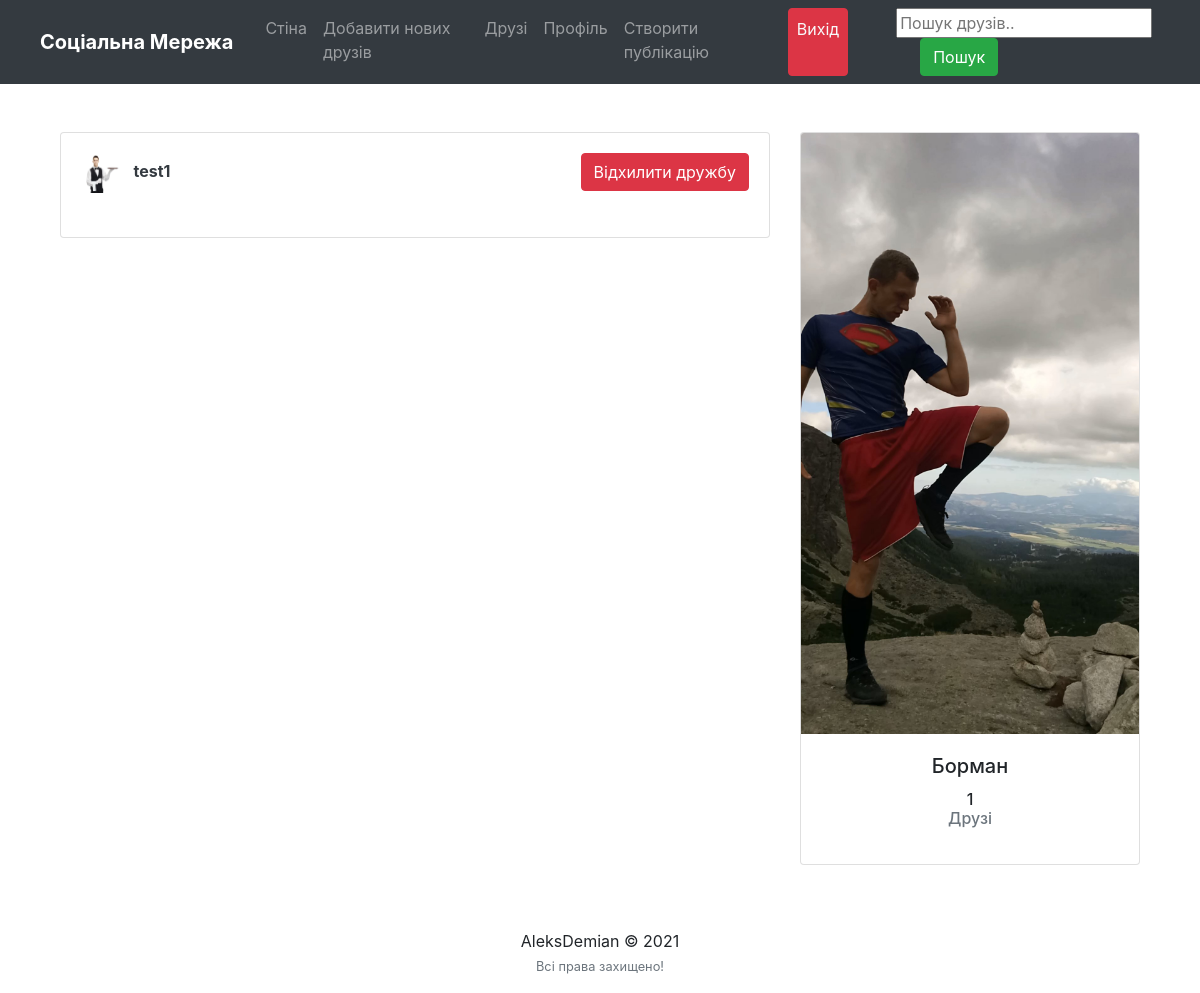
The page /friends/ (signed in) on the database its author committed.
### users/models.py (models this page shows)
class Profile(models.Model):
    user = models.OneToOneField(User, on_delete=models.CASCADE)
    image = models.ImageField(default='default.png', upload_to='profile_pics')
    slug = AutoSlugField(populate_from='user')
    bio = models.CharField(max_length=255, blank=True)
    friends = models.ManyToManyField('Profile', blank=True)
    def __str__(self):
        return str(self.user.username)
    def get_absolute_url(self):
        return '/users/{}'.format(self.slug)

### users/views.py (the view)
# urls.py: path('friends/', user_views.friend_list, name='friend_list'),
def friend_list(request):
    p = request.user.profile
    friends = p.friends.all()
    context = {
        'friends': friends
    }
    return render(request, 'users/friend_list.html', context)

### users/templates/users/friend_list.html (shortened to what this page needs)
{% extends "feed/layout.html" %} {% load static %}
{% block searchform %}
<form
        class="form-inline my-2 my-lg-0 ml-5"
        action="{% url 'search_users' %}"
        method="get"
>
  <input name="q" type="text" placeholder="Пошук друзів.." />
  <button class="btn btn-success my-2 my-sm-0 ml-4" type="submit">
    Пошук
  </button>
</form>
{% endblock searchform %}
{% block content %}
<div class="container">
  <div class="row">
    <div class="col-md-8">
      {% if friends %}
      <div class="card card-signin my-5">
        <div class="card-body">
          {% for user_p in friends %}
          <a href="{{ user_p.get_absolute_url }}"
          ><img
                  src="{{ user_p.image.url }}"
                  class="rounded mr-2"
                  width="40"
                  height="40"
                  alt=""
          /></a>
          <a class="text-dark" href="{{ user_p.get_absolute_url }}"
          ><b>{{ user_p }}</b></a
          >
          <small
          ><a
                  class="btn btn-danger float-right"
                  href="{% url 'delete_friend' user_p.id %}"
          >Відхилити дружбу</a
          ></small
          >
          <br /><br />
          {% endfor %}
        </div>
      </div>
      {% endif %}
    </div>
    <div class="col-md-4">
      <div class="card card-signin my-5">
        <a href="{{ request.user.profile.get_absolute_url }}"
        ><img
                class="card-img-top"
                src="{{ request.user.profile.image.url }}"
                alt=""
        /></a>
        <div class="card-body">
          <h5 class="card-title text-center">{{ request.user }}</h5>
          <h6 class="text-center">
            {{ request.user.profile.friends.count }}
            <p class="text-muted">Друзі</p>
          </h6>
        </div>
      </div>
    </div>
  </div>
</div>
{% endblock content %}

### rows shown on the page
Profile: image (picture), user.username "test1"

### other values the page prints
{{ request.user }} "Борман"
{{ request.user.profile.friends.count }} "1"
